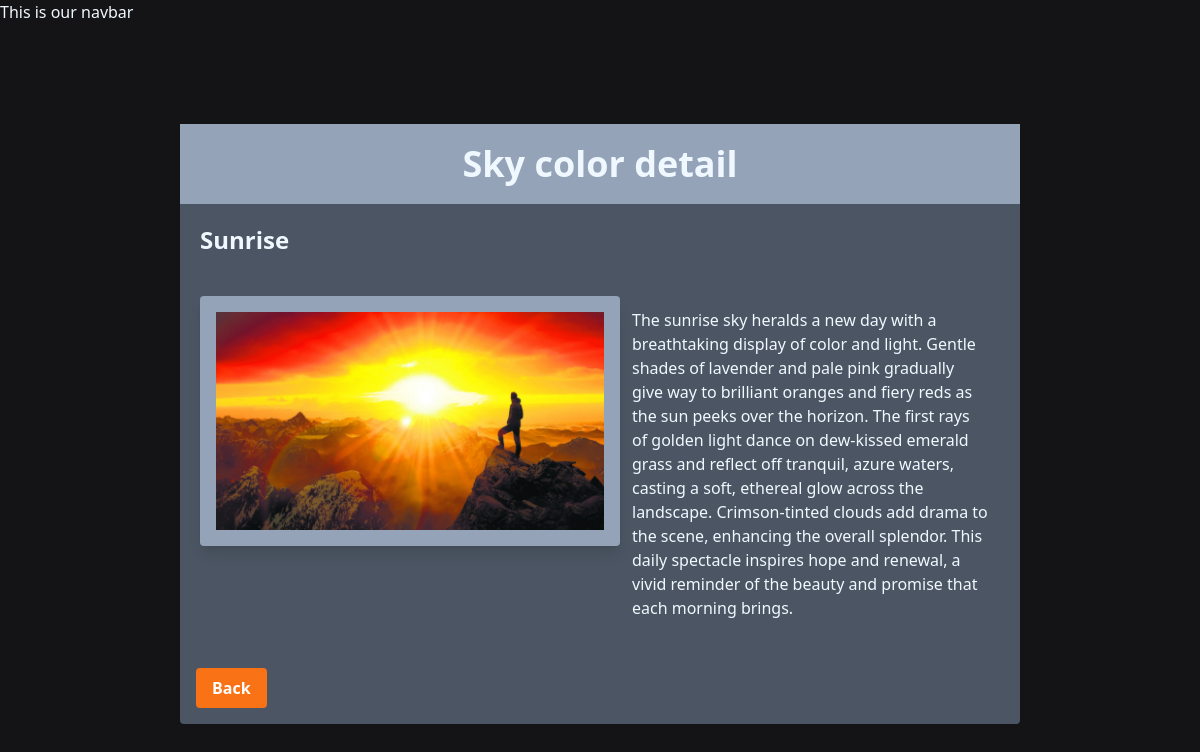
Screenshot of /sky/2/ with the database file from the repository.
### sky/models.py (models this page shows, shortened)
class SkyColor(models.Model):
    SKY_COLOR = [
        ("BL", "BLUE"),
        ("YE", "YELLOW"),
        ("RE", "RED"),
        ("OR", "ORANGE"),
        ("PI", "PINK"),
    ]
    color = models.CharField(max_length=50)
    image = models.ImageField(upload_to="skys/")
    date_added = models.DateTimeField(default=timezone.now)
    type = models.CharField(max_length=2, choices=SKY_COLOR)
    description = models.TextField(default="")

### sky/views.py (the view)
# urls.py: path('<int:sky_id>/', views.sky_detail , name ='sky_detail'),
def sky_detail(request, sky_id):
    sky = get_object_or_404(SkyColor, pk=sky_id)
    return render(request, "sky/sky_detail.html", {"sky": sky})

### sky/templates/sky/sky_detail.html (shortened to what this page needs)
{% extends "layout.html" %}
{% block content %}
<div class="flex justify-center items-center min-h-screen">
    <div class="bg-gray-600 hover:bg-gray-500 grid grid-cols-2 rounded w-[70%]">
        <h1 class="text-4xl font-bold bg-slate-400 p-5 col-span-2">Sky color detail</h1>
        <h3 class="text-2xl font-bold p-5 col-span-2">{{sky.color}}</h3>
        <img class="bg-slate-400 rounded shadow-lg gap-4 p-4 m-5" src="{{sky.image.url}}" alt="" />
        <p class="gap-4 m-4 p-4 rounded">{{ sky.description }}</p>
        <a href="{{'../'}}">
            <button type="button" class="bg-orange-500 hover:bg-orange-400 text-white font-bold py-2 px-4 rounded m-4">
                Back
            </button>
        </a>
    </div>
</div>
{% endblock %}

### static/style.css (style rules this page uses)
body { background-color: #141316; color: aliceblue; }
h1 { text-align: center; font: 12px; }

### rows the page displays
SkyColor: color "Sunrise", image (picture), description "The sunrise sky heralds a new day with a breathtaking display of color and light. Gentle shades of lavender and pale pink gradually give way to brilliant oranges and fiery reds as the sun peeks over the horizon. The first rays of golden light dance on dew-kissed emerald grass and reflect off tranquil, azure waters, casting a soft, ethereal glow across the landscape. Crimson-tinted clouds add drama to the scene, enhancing the overall splendor. This daily spectacle inspires hope and renewal, a vivid reminder of the beauty and promise that each morning brings."
